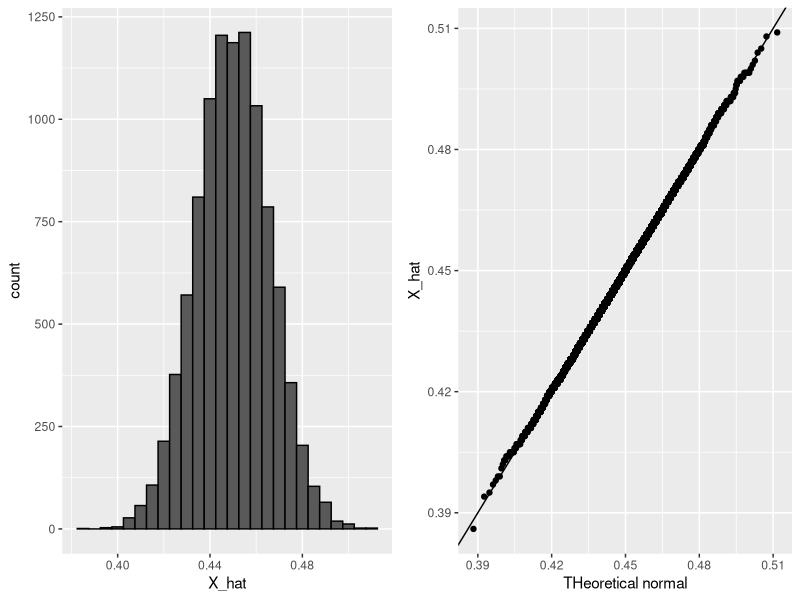

Generate this figure with R:
library(gridExtra)
library(ggplot2)
library(tidyverse)

B <- 10000
N <- 1000
p <- 0.45
X_hat <- replicate(B, {
 X <- sample(c(0, 1), size = N, replace = TRUE, prob = c(1-p, p))
 mean(X) 
})
X_hat
mean(X_hat)
sd(X_hat)

p1 <- data.frame(X_hat = X_hat) %>% ggplot(aes(X_hat)) +
  geom_histogram(binwidth = 0.005, color = "black")
p2 <- data.frame(X_hat = X_hat) %>% ggplot(aes(sample = X_hat)) +
  stat_qq(dparams = list(mean = mean(X_hat), sd = sd(X_hat))) +
  geom_abline() +
  ylab("X_hat") +
  xlab("THeoretical normal")
grid.arrange(p1, p2, nrow = 1)